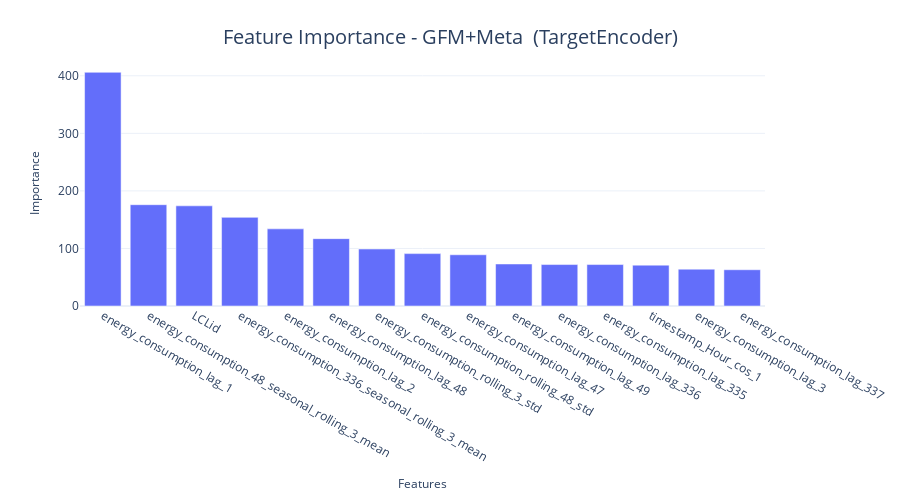

Notebook source saved alongside this figure:
### Code cell
fig = px.bar(feat_df.head(15), x="feature", y="importance")
format_plot(fig, xlabel="Features", ylabel="Importance", title=f"Feature Importance - {model_config.name}", font_size=12)
fig.write_image("imgs/chapter_10/baseline_w_meta_tgt_encoder_fimp.png")
fig.show()

### Figure 1 — Plotly figure (JSON) as saved in the notebook; plotly's stock layout.template omitted (floating-point values rounded to 4 significant figures)
{"data": [{"alignmentgroup": "True", "hovertemplate": "feature=%{x}<br>importance=%{y}<extra></extra>", "legendgroup": "", "marker": {"color": "#636efa", "pattern": {"shape": ""}}, "name": "", "offsetgroup": "", "orientation": "v", "showlegend": false, "textposition": "auto", "type": "bar", "x": ["energy_consumption_lag_1", "energy_consumption_48_seasonal_rolling_3_mean", "LCLid", "energy_consumption_336_seasonal_rolling_3_mean", "energy_consumption_lag_2", "energy_consumption_lag_48", "energy_consumption_rolling_3_std", "energy_consumption_rolling_48_std", "energy_consumption_lag_47", "energy_consumption_lag_49", "energy_consumption_lag_336", "energy_consumption_lag_335", "timestamp_Hour_cos_1", "energy_consumption_lag_3", "energy_consumption_lag_337"], "xaxis": "x", "y": [406, 176, 174, 154, 134, 117, 99, 91, 89, 73, 72, 72, 71, 64, 63], "yaxis": "y"}], "layout": {"autosize": false, "barmode": "relative", "height": 500, "legend": {"font": {"size": 12}, "orientation": "h", "title": {}, "tracegroupgap": 0, "x": 1, "xanchor": "right", "y": 0.9, "yanchor": "bottom"}, "margin": {"t": 60}, "title": {"font": {"size": 20}, "text": "Feature Importance - GFM+Meta  (TargetEncoder)", "x": 0.5, "xanchor": "center", "yanchor": "top"}, "width": 900, "xaxis": {"anchor": "y", "domain": [0, 1], "tickfont": {"size": 12}, "title": {"font": {"size": 12}, "text": "Features"}}, "yaxis": {"anchor": "x", "domain": [0, 1], "tickfont": {"size": 12}, "title": {"font": {"size": 12}, "text": "Importance"}}}}
